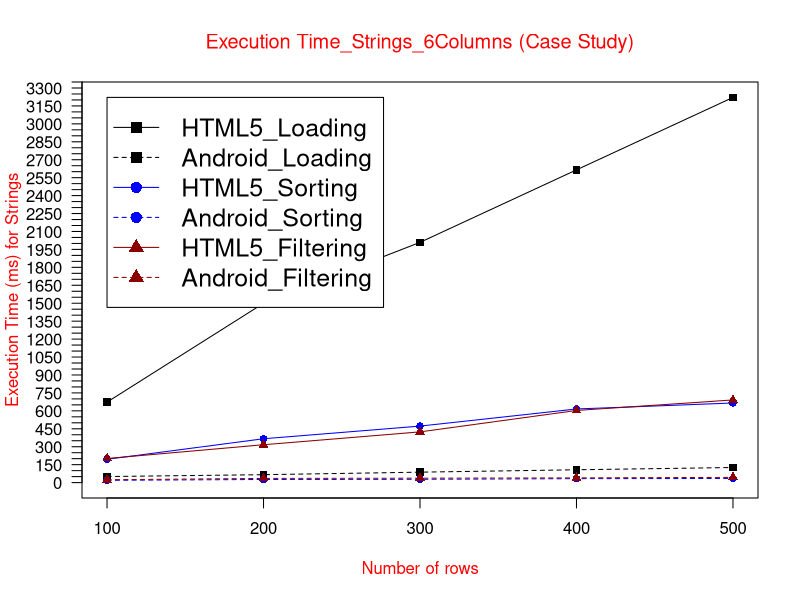

Recreate this plot in R.
data <- read.table("(CS)ETstr6col.txt", header = TRUE)

max_y <- max(data)
plot_colors <- c("black", "blue", "red4")
png(filename="(CS)ETstr6Col.png", height = 1000, width = 1300, bg = "white")
plot(data$HTML5_Loading, type = "o", col = plot_colors[1], pch=15,  ylim=c(0,max_y), axes=FALSE, ann=FALSE)
axis(1, at=1:5, lab=c("100", "200", "300", "400", "500"))
axis(2, las=1, at=50*0:max_y, cex.axis = 1)

box()
lines(data$Android_Loading, type="o", pch=15, lty=2, col=plot_colors[1])
lines(data$HTML5_Sorting, type="o", pch=16, lty=1,  col=plot_colors[2])
lines(data$Android_Sorting, type="o", pch=16, lty=2,  col=plot_colors[2])   
lines(data$HTML5_Filtering, type="o", pch=17, lty=1, col=plot_colors[3])
lines(data$Android_Filtering, type="o", pch=17, lty=2,   col=plot_colors[3])

title(main="Execution Time_Strings_6Columns (Case Study)", col.main="red", font.main=6)
title(xlab= "Number of rows", col.lab="red")
title(ylab= "Execution Time (ms) for Strings", col.lab="red")
legend(1, max_y, names(data), cex=1.5, col=c("black", "black","blue", "blue","red4","red4"), pch=c(15,15,16,16,17,17), lty=c(1,2,1,2,1,2));


dev.off()
